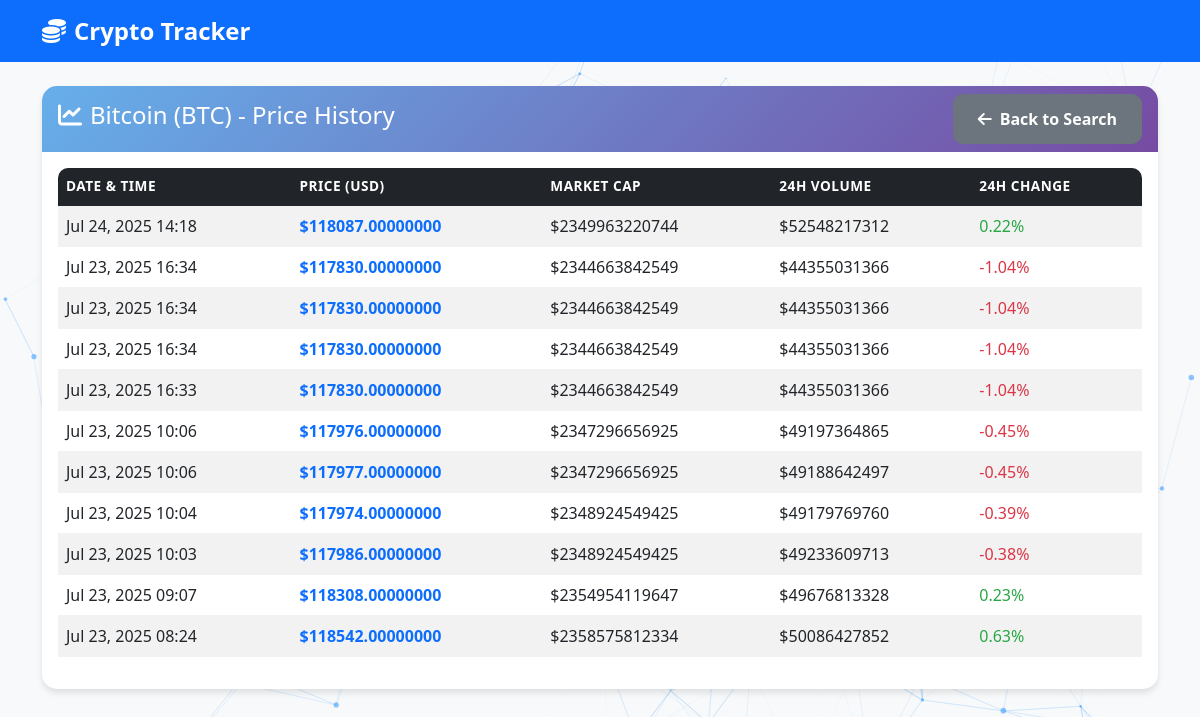
Page /history/1/ on the committed database.
### tracker/models.py (models this page shows, shortened)
class Cryptocurrency(models.Model):
    coin_id = models.CharField(max_length=100, unique=True)
    name = models.CharField(max_length=100)
    symbol = models.CharField(max_length=10)
    created_at = models.DateTimeField(auto_now_add=True)
    class Meta:
        ordering = ['name']

class PriceHistory(models.Model):
    cryptocurrency = models.ForeignKey(Cryptocurrency, on_delete=models.CASCADE)
    price_usd = models.DecimalField(max_digits=20, decimal_places=8)
    market_cap = models.BigIntegerField(null=True, blank=True)
    volume_24h = models.BigIntegerField(null=True, blank=True)
    price_change_24h = models.DecimalField(max_digits=10, decimal_places=2, null=True, blank=True)
    timestamp = models.DateTimeField(auto_now_add=True)
    class Meta:
        ordering = ['-timestamp']

### tracker/views.py (the view)
# urls.py: path('history/<int:crypto_id>/', views.price_history, name='price_history'),
def price_history(request, crypto_id):
    cryptocurrency = get_object_or_404(Cryptocurrency, id=crypto_id)
    history = PriceHistory.objects.filter(cryptocurrency=cryptocurrency)[:20]
    context = {
        'cryptocurrency': cryptocurrency,
        'history': history
    }
    return render(request, 'tracker/history.html', context)

### tracker/templates/tracker/history.html (shortened to what this page needs)
{% extends 'tracker/base.html' %}
{% block content %}
<div class="row">
    <div class="col-12">
        <div class="card">
            <div class="card-header d-flex justify-content-between align-items-center">
                <h4><i class="fas fa-chart-line me-2"></i>{{ cryptocurrency.name }} ({{ cryptocurrency.symbol|upper }}) - Price History</h4>
                <a href="{% url 'tracker:index' %}" class="btn btn-secondary">
                    <i class="fas fa-arrow-left me-2"></i>Back to Search
                </a>
            </div>
            <div class="card-body">
                {% if history %}
                <div class="table-responsive">
                    <table class="table table-striped table-hover">
                        <thead class="table-dark">
                            <tr>
                                <th>Date & Time</th>
                                <th>Price (USD)</th>
                                <th>Market Cap</th>
                                <th>24h Volume</th>
                                <th>24h Change</th>
                            </tr>
                        </thead>
                        <tbody>
                            {% for record in history %}
                            <tr>
                                <td>{{ record.timestamp|date:"M d, Y H:i" }}</td>
                                <td class="fw-bold text-primary">${{ record.price_usd|floatformat:8 }}</td>
                                <td>
                                    {% if record.market_cap %}
                                        ${{ record.market_cap|floatformat:0 }}
                                    {% else %}
                                        N/A
                                    {% endif %}
                                </td>
                                <td>
                                    {% if record.volume_24h %}
                                        ${{ record.volume_24h|floatformat:0 }}
                                    {% else %}
                                        N/A
                                    {% endif %}
                                </td>
                                <td class="{% if record.price_change_24h >= 0 %}text-success{% else %}text-danger{% endif %}">
                                    {{ record.price_change_24h|floatformat:2 }}%
                                </td>
                            </tr>
                            {% endfor %}
                        </tbody>
                    </table>
                </div>
                {% else %}
                <div class="text-center py-4">
                    <i class="fas fa-chart-line fa-3x text-muted mb-3"></i>
                    <h5 class="text-muted">No price history available</h5>
                    <p class="text-muted">Search for this cryptocurrency to start tracking its price history.</p>
                </div>
                {% endif %}
            </div>
        </div>
    </div>
</div>
{% endblock %}

### tracker/templates/tracker/base.html (shortened to what this page needs)
<!DOCTYPE html>
<html lang="en">
<head>
    <link href="https://cdn.jsdelivr.net/npm/bootstrap@5.1.3/dist/css/bootstrap.min.css" rel="stylesheet">
    <link href="https://cdnjs.cloudflare.com/ajax/libs/font-awesome/6.0.0/css/all.min.css" rel="stylesheet">
    {% load static %}
    <link rel="stylesheet" href="{% static 'css/style.css' %}">
</head>
<body>
    <div id="particles-js"></div>
    <nav class="navbar navbar-expand-lg navbar-dark bg-primary">
        <div class="container">
            <a class="navbar-brand" href="{% url 'tracker:index' %}">
                <i class="fas fa-coins me-2"></i>Crypto Tracker
            </a>
        </div>
    </nav>
    <div class="container mt-4">
        {% block content %}
        {% endblock %}
    </div>
</body>
</html>

### static/css/style.css (style rules this page uses)
body { background-color: #f8f9fa; font-family: 'Segoe UI', Tahoma, Geneva, Verdana, sans-serif; }
.card { border: none; border-radius: 15px; box-shadow: 0 4px 6px rgba(0, 0, 0, 0.1); transition: transform 0.2s; }
.card-header { background: linear-gradient(135deg, #66afea 0%, #764ba2 100%); color: white; border-radius: 15px 15px 0 0 !important; border: none; }
.btn { border-radius: 10px; padding: 12px 24px; font-weight: 600; transition: all 0.3s; }
.table-responsive { border-radius: 10px; overflow: hidden; }
.table th { border: none; font-weight: 600; text-transform: uppercase; font-size: 0.85rem; letter-spacing: 0.5px; }
.table td { border: none; border-bottom: 1px solid #f1f3f4; vertical-align: middle; }
.navbar-brand { font-weight: bold; font-size: 1.5rem; }
.text-success { color: #28a745 !important; }
.text-danger { color: #dc3545 !important; }

### tracker/templates/tracker/base.html (style rules this page uses)
#particles-js { position: fixed; width: 100%; height: 100%; top: 0; left: 0; z-index: -1; background-color: #f8f9fa; }

### rows in the picture
Cryptocurrency: name "Bitcoin", symbol "BTC"
PriceHistory: timestamp "Jul 24, 2025 14:18", price_usd "118087.00000000", market_cap "2349963220744", volume_24h "52548217312", price_change_24h "0.22"
PriceHistory: timestamp "Jul 23, 2025 16:34", price_usd "117830.00000000", market_cap "2344663842549", volume_24h "44355031366", price_change_24h "-1.04"
PriceHistory: timestamp "Jul 23, 2025 16:34", price_usd "117830.00000000", market_cap "2344663842549", volume_24h "44355031366", price_change_24h "-1.04"
PriceHistory: timestamp "Jul 23, 2025 16:34", price_usd "117830.00000000", market_cap "2344663842549", volume_24h "44355031366", price_change_24h "-1.04"
PriceHistory: timestamp "Jul 23, 2025 16:33", price_usd "117830.00000000", market_cap "2344663842549", volume_24h "44355031366", price_change_24h "-1.04"
PriceHistory: timestamp "Jul 23, 2025 10:06", price_usd "117976.00000000", market_cap "2347296656925", volume_24h "49197364865", price_change_24h "-0.45"
PriceHistory: timestamp "Jul 23, 2025 10:06", price_usd "117977.00000000", market_cap "2347296656925", volume_24h "49188642497", price_change_24h "-0.45"
PriceHistory: timestamp "Jul 23, 2025 10:04", price_usd "117974.00000000", market_cap "2348924549425", volume_24h "49179769760", price_change_24h "-0.39"
PriceHistory: timestamp "Jul 23, 2025 10:03", price_usd "117986.00000000", market_cap "2348924549425", volume_24h "49233609713", price_change_24h "-0.38"
PriceHistory: timestamp "Jul 23, 2025 09:07", price_usd "118308.00000000", market_cap "2354954119647", volume_24h "49676813328", price_change_24h "0.23"
PriceHistory: timestamp "Jul 23, 2025 08:24", price_usd "118542.00000000", market_cap "2358575812334", volume_24h "50086427852", price_change_24h "0.63"
